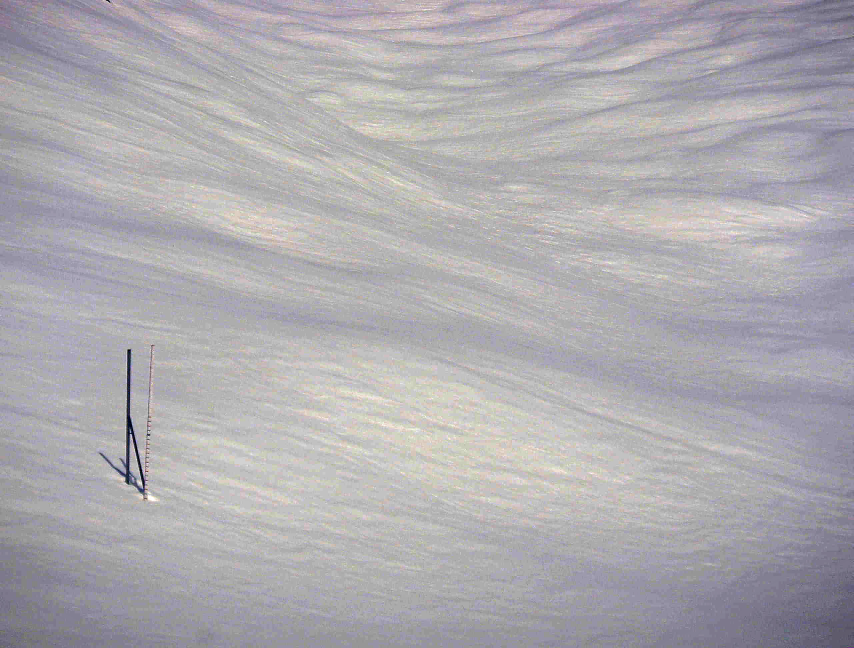
#> input picture phase 2/field 1-2.jpg, 2560 x 1944 px (shown at 1/3 size)
$ jupyter execute field.ipynb   (older library calls are emulated)
#> lines starting #> are read from the running program, lines starting #| are printed output that depends on the picture; after the words box and inside, x2 and y2 are one past the last pixel; in counts of white or black regions, pixels touching at a corner belong together; long printed decimals are rounded
[cell 1]
import numpy as np
import math
import cv2
                # we will read the image unchanged
img = cv2.imread('field 1-2.jpg', cv2.IMREAD_UNCHANGED)
#> img is the input picture: shape (1944, 2560, 3); mean B, G, R 176, 171.6, 173.9
#img = cv2.imread('field 1-3.jpg', cv2.IMREAD_UNCHANGED)
roi = img[600:1800, 50:440]
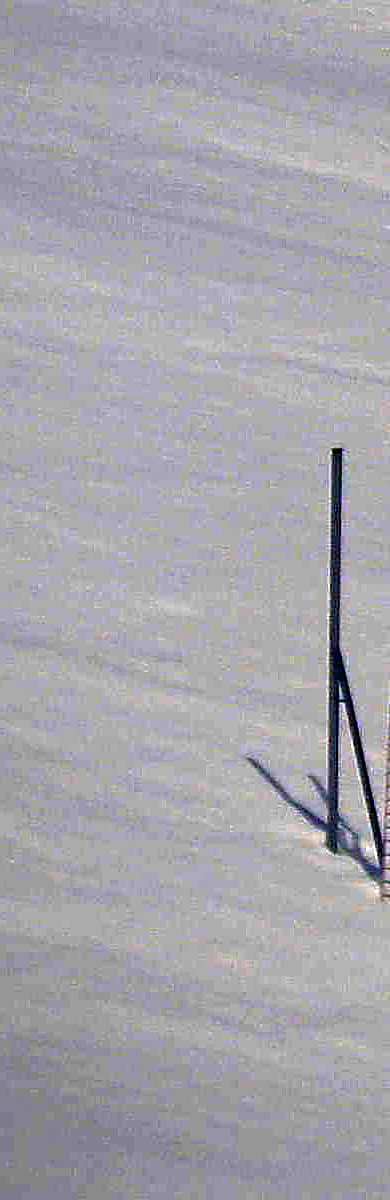
#> roi: shape (1200, 390, 3); mean B, G, R 172.2, 164.7, 166.1
#roi = img[1000:1400, 100:440]
roi = cv2.GaussianBlur(roi,(3,3),0)
#roi = cv2.GaussianBlur(roi,(3,3),0)
roi2 = roi.copy()
roi = cv2.cvtColor(roi, cv2.COLOR_BGR2GRAY)
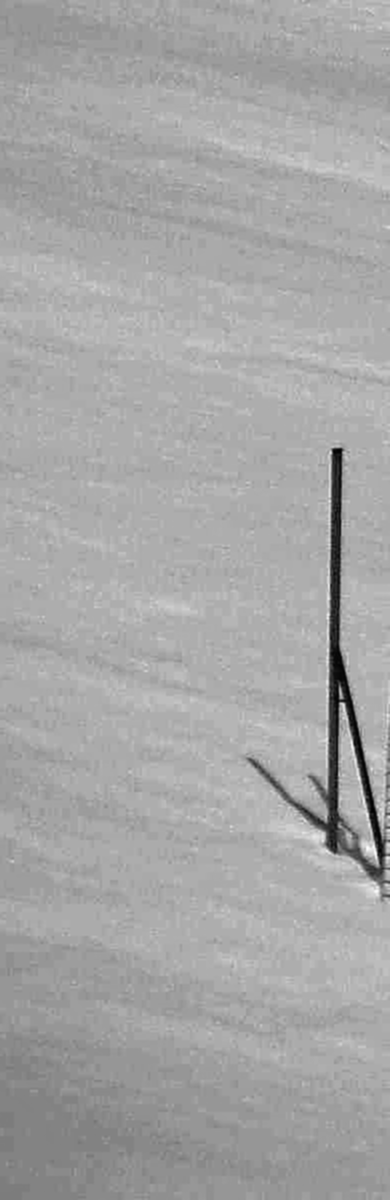
#> roi: shape (1200, 390); min 1, max 253, mean 166

#b,g,r = cv2.split(roi)
#roi = cv2.Sobel(roi,cv2.CV_8U,1,1)
#roi = cv2.adaptiveThreshold(roi,255,cv2.ADAPTIVE_THRESH_GAUSSIAN_C,cv2.THRESH_BINARY,9,10)
roi = cv2.Canny(roi,100,550,3)
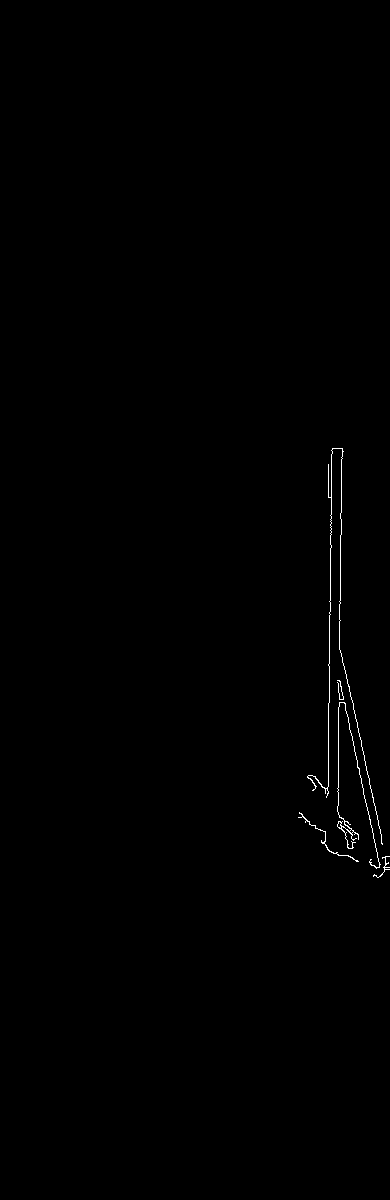
#> roi: shape (1200, 390); 0.33% white in thin lines or dots, all inside (x1, y1, x2, y2) = (298, 448, 390, 878)

[cell 2]
pixel_to_metric = 134.0596881
initial_pole =  464.0387914819
intial_angle = 89.26

[cell 3]
lines = cv2.HoughLinesP(roi,1,np.pi/180,100,maxLineGap = 100)  # HoughLines function gives an output of a 2d-array containing rho and theta values for the corresponding line equations which crossed the vote limit of 200.
#> lines = [[338, 715, 342, 448], [325, 845, 326, 788], [326, 846, 332, 448], [340, 681, 381, 875], [341, 653, 387, 869]]
no_of_lines = len(lines)
#> no_of_lines = 5
print(lines)
#| [[[338 715 342 448]]
#|  [[325 845 326 788]]
#|  [[326 846 332 448]]
#|  [[340 681 381 875]]
#|  [[341 653 387 869]]]

[cell 4]
edges = []
angles= []
lengths = []
for i in range(no_of_lines):
    if ((lines[i][0][3]-lines[i][0][1]) != 0 and (lines[i][0][2]-lines[i][0][0]) != 0):
        ang = abs(math.degrees(math.atan((lines[i][0][3]-lines[i][0][1])/(lines[i][0][2]-lines[i][0][0]))))
        if (abs(90 - ang) <= 5):
            edges.append(lines[i][0])
            angles.append(ang)
            lengths.append(math.sqrt((lines[i][0][2]-lines[i][0][0])**2 + (lines[i][0][3]-lines[i][0][1])**2))
    elif ((lines[i][0][2]-lines[i][0][0]) == 0):
        edges.append(lines[i][0])
        angles.append(90)
        lengths.append(math.sqrt((lines[i][0][2]-lines[i][0][0])**2 + (lines[i][0][3]-lines[i][0][1])**2))
#> this loop made 5 passes
#> ang on passes 1 to 5: 89.14, 88.99, 89.14, 78.07, 77.98
#> after the loop, angles = [89.14, 88.99, 89.14]; edges = [[338, 715, 342, 448], [325, 845, 326, 788], [326, 846, 332, 448]]; lengths = [267, 57.01, 398]
    #else:
        #angles.append(0)
        #lengths.append(sqrt((lines[i][0][2]-lines[i][0][0])**2 + (lines[i][0][3]-lines[i][0][1])**2))

temp=angles.copy()
#> temp = [89.14, 88.99, 89.14]
print(edges,angles)
#| [array([338, 715, 342, 448], dtype=int32), array([325, 845, 326, 788], dtype=int32), array([326, 846, 332, 448], dtype=int32)] [89.142, 88.995, 89.136]

[cell 5]
for i in range(len(edges)):
    cv2.line(roi2, (edges[i][0],edges[i][1]), (edges[i][2],edges[i][3]), (0,255,0), 1)
#> this loop made 3 passes
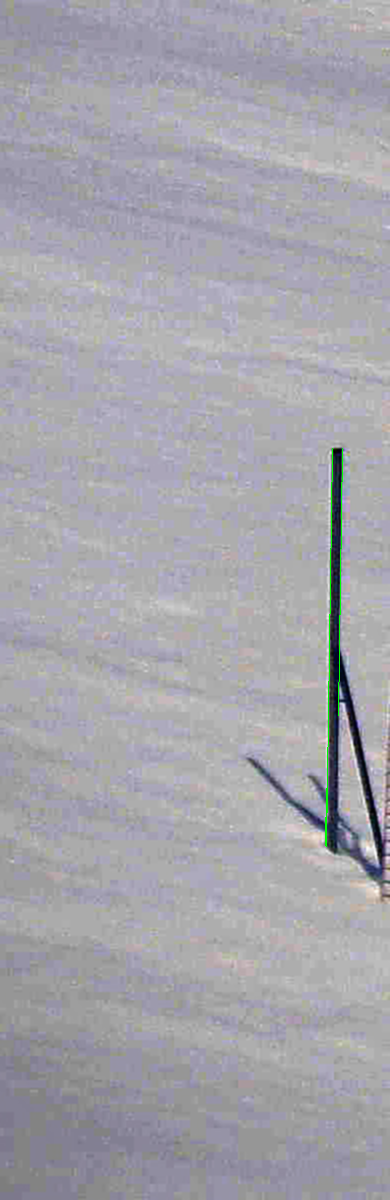
#> roi2: shape (1200, 390, 3); mean B, G, R 172.1, 164.9, 166
#cv2.line(roi2, (lines[2][0][0],lines[2][0][1]), (lines[2][0][2],lines[2][0][3]), (0,255,0), 1)

[cell 6]
index = [angles.index(max(angles))]
#> index = [0]
temp[index[0]] = 0
index.append(temp.index(max(temp)))


if (abs(lengths[0]-lengths[1]) <= 20):
    start_point = (int((edges[index[0]][0]+edges[index[1]][0])/2), int((edges[index[0]][1]+edges[index[1]][1])/2))
    end_point = (int((edges[index[0]][2]+edges[index[1]][2])/2), int((edges[index[0]][3]+edges[index[1]][3])/2))
else:
    start_point = (edges[lengths.index(max(lengths))][0],edges[lengths.index(max(lengths))][1])
#> start_point = (326, 846)
    end_point = (edges[lengths.index(max(lengths))][2], edges[lengths.index(max(lengths))][3])
#> end_point = (332, 448)

cv2.line(roi2, start_point, end_point, (0,0,255), 1)

[cell 7]
pole_length = ((start_point[0]-end_point[0])**2 + (start_point[1]-end_point[1])**2)**0.5
#> pole_length = 398
snow_level = initial_pole - pole_length
#> snow_level = 65.99

snow_level_metric = snow_level/pixel_to_metric  #angle of the pole is neglected because only edges with 90 +- 5 is taken and in worst case sin(85) = 0.99
#> snow_level_metric = 0.492
snow_level_metric = round(snow_level_metric,5)
print("snow_level_metric:",snow_level_metric)
#| snow_level_metric: 0.4923

[cell 8]
cv2.putText(roi2, str(snow_level_metric), (30,434), cv2.FONT_HERSHEY_SIMPLEX, 0.6, (0,255,0), 2)
cv2.putText(roi2, "mts", (30,454), cv2.FONT_HERSHEY_SIMPLEX, 0.6, (0,255,0), 2)
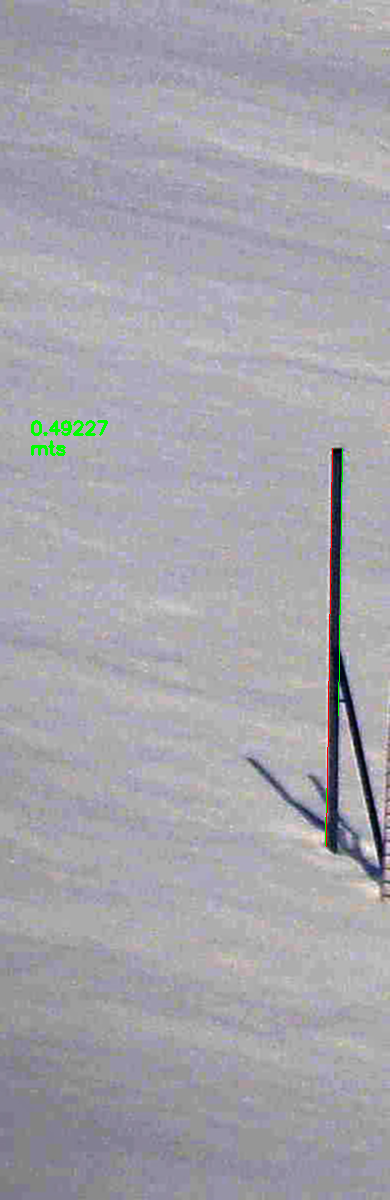
#> roi2: shape (1200, 390, 3); mean B, G, R 171.8, 164.8, 165.9

[cell 9]
cv2.namedWindow('roi',cv2.WINDOW_NORMAL)
cv2.imshow('roi',roi2)

cv2.waitKey(0)
#> Out = 27

[cell 10]
cv2.imwrite("field 1-2 edited.jpg", roi2)
cv2.imwrite("field 1-2 binary.jpg", roi)
#> Out = True

$ run again, with phase 2/field 1-3.jpg copied over phase 2/field 1-2.jpg
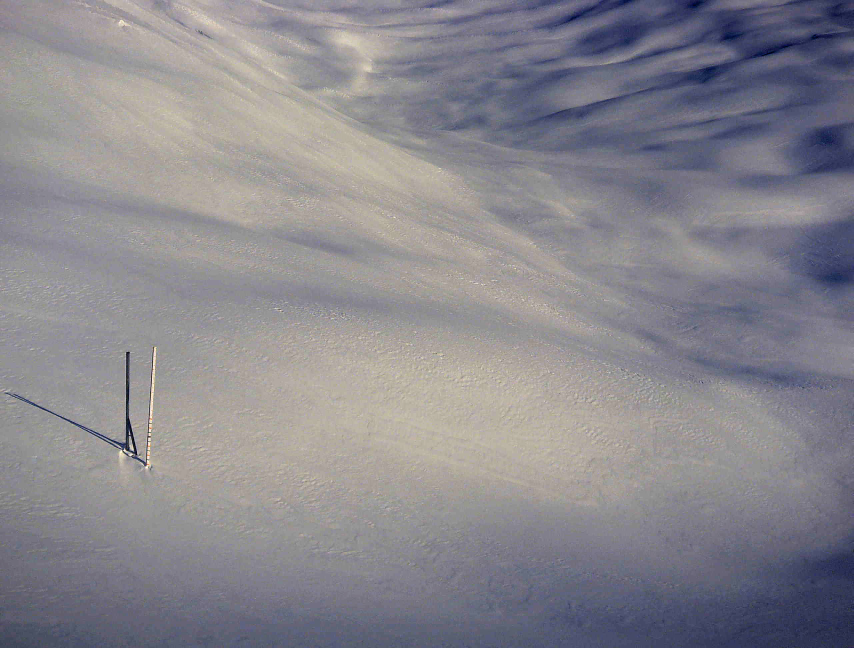
#> input picture phase 2/field 1-3.jpg, 2560 x 1944 px (shown at 1/3 size)
#> img is the input picture: shape (1944, 2560, 3); mean B, G, R 141.5, 134.9, 136.9
#> `roi = cv2.Canny(roi,100,550,3)`:
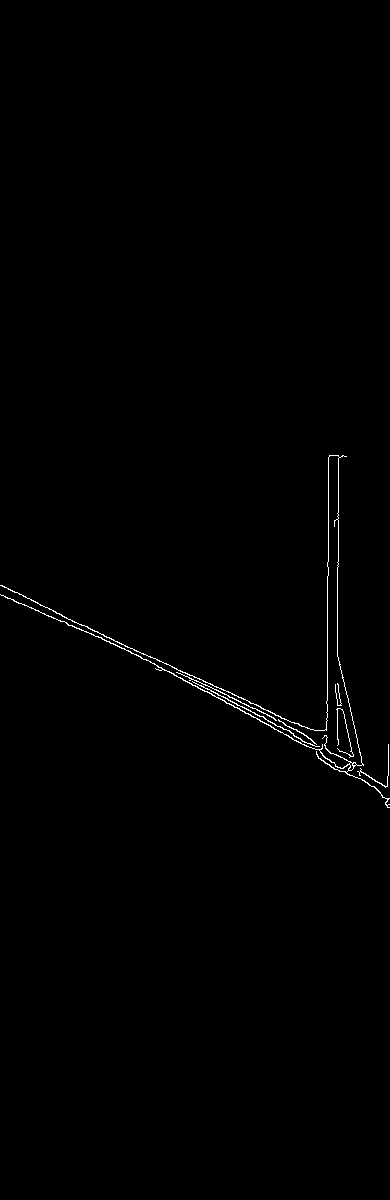
#> roi: shape (1200, 390); 0.51% white in thin lines or dots, all inside (x1, y1, x2, y2) = (0, 455, 390, 808)
#> lines = [[47, 607, 385, 786], [1, 585, 388, 774], [327, 764, 327, 562], [337, 769, 337, 455], [1, 595, 388, 759], [328, 575, 328, 457], [338, 770, 338, 455], [17, 592, 387, 780]]
#> no_of_lines = 8
#| [[[ 47 607 385 786]]
#|  [[  1 585 388 774]]
#|  [[327 764 327 562]]
#|  [[337 769 337 455]]
#|  [[  1 595 388 759]]
#|  [[328 575 328 457]]
#> (further printed lines are left out)
#> the loop `for i in range(no_of_lines):` made 8 passes
#> ang on passes 1, 2, 5, 8: 27.91, 26.03, 22.97, 26.94
#> after the loop `for i in range(no_of_lines):`: angles = [90, 90, 90, 90]; edges = [[327, 764, 327, 562], [337, 769, 337, 455], [328, 575, 328, 457], [338, 770, 338, 455]]; lengths = [202, 314, 118, 315]
#> temp = [90, 90, 90, 90]
#| [array([327, 764, 327, 562], dtype=int32), array([337, 769, 337, 455], dtype=int32), array([328, 575, 328, 457], dtype=int32), array([338, 770, 338, 455], dtype=int32)] [90, 90, 90, 90]
#> the loop `for i in range(len(edges)):` made 4 passes
#> index = [0]
#> start_point = (338, 770)
#> end_point = (338, 455)
#> pole_length = 315
#> snow_level = 149
#> snow_level_metric = 1.11
#| snow_level_metric: 1.112
#> `cv2.putText(roi2, "mts", (30,454), cv2.FONT_HERSHEY_SIMPLEX, 0.6, (0,2..`:
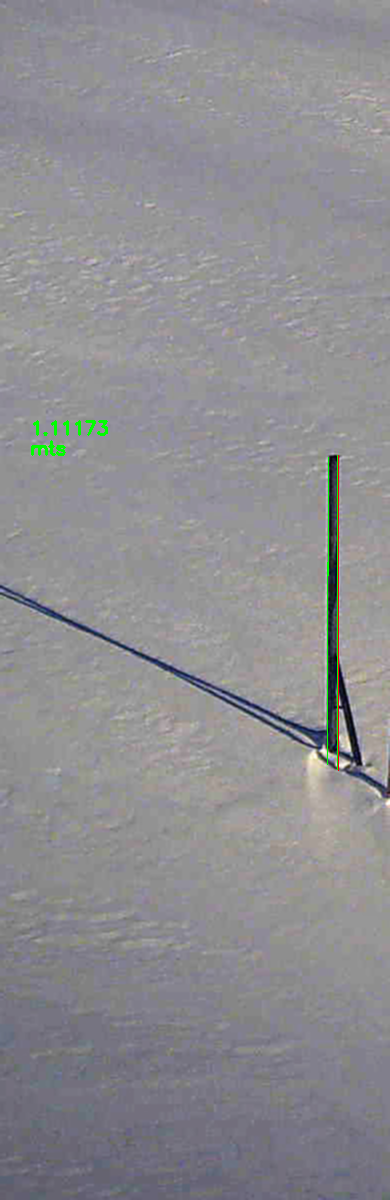
#> roi2: shape (1200, 390, 3); mean B, G, R 145, 141.4, 142.1
#> `cv2.waitKey(0)`: Out = 27
#> `cv2.imwrite("field 1-2 binary.jpg", roi)`: Out = True
